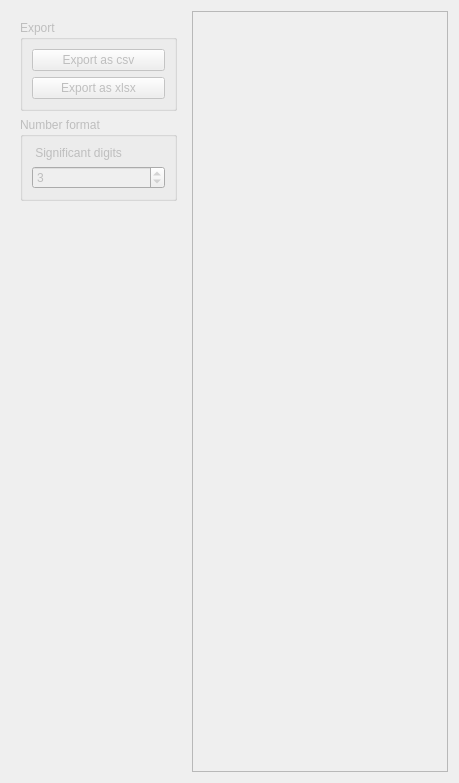
      <widget class="QWidget" name="tabdata">
       <property name="enabled">
        <bool>false</bool>
       </property>
       <attribute name="title">
        <string>Data Table</string>
       </attribute>
       <layout class="QHBoxLayout" name="horizontalLayout">
        <item>
         <widget class="QFrame" name="frame_5">
          <property name="minimumSize">
           <size>
            <width>175</width>
            <height>0</height>
           </size>
          </property>
          <property name="maximumSize">
           <size>
            <width>175</width>
            <height>16777215</height>
           </size>
          </property>
          <property name="frameShape">
           <enum>QFrame::NoFrame</enum>
          </property>
          <property name="frameShadow">
           <enum>QFrame::Raised</enum>
          </property>
          <layout class="QVBoxLayout" name="verticalLayout_28">
           <item>
            <widget class="QGroupBox" name="tab5_export_box">
             <property name="enabled">
              <bool>false</bool>
             </property>
             <property name="title">
              <string>Export</string>
             </property>
             <property name="flat">
              <bool>false</bool>
             </property>
             <property name="checkable">
              <bool>false</bool>
             </property>
             <property name="checked">
              <bool>false</bool>
             </property>
             <layout class="QVBoxLayout" name="verticalLayout_30">
              <item>
               <widget class="QPushButton" name="tab5_export_csv_button">
                <property name="toolTip">
                 <string>Export all the computed data to a csv text file</string>
                </property>
                <property name="text">
                 <string>Export as csv</string>
                </property>
               </widget>
              </item>
              <item>
               <widget class="QPushButton" name="tab5_export_xlsx_button">
                <property name="toolTip">
                 <string>Export all the computed data to a csv text file</string>
                </property>
                <property name="text">
                 <string>Export as xlsx</string>
                </property>
               </widget>
              </item>
             </layout>
            </widget>
           </item>
           <item>
            <widget class="QGroupBox" name="tab5_number_format_box">
             <property name="enabled">
              <bool>false</bool>
             </property>
             <property name="title">
              <string>Number format</string>
             </property>
             <property name="flat">
              <bool>false</bool>
             </property>
             <property name="checkable">
              <bool>false</bool>
             </property>
             <property name="checked">
              <bool>false</bool>
             </property>
             <layout class="QVBoxLayout" name="verticalLayout_27">
              <item>
               <widget class="QLabel" name="label_2">
                <property name="text">
                 <string> Significant digits</string>
                </property>
               </widget>
              </item>
              <item>
               <widget class="QSpinBox" name="tab5_significativ_numbers">
                <property name="toolTip">
                 <string>Only affects the datatable display</string>
                </property>
                <property name="maximum">
                 <number>1000</number>
                </property>
                <property name="value">
                 <number>3</number>
                </property>
               </widget>
              </item>
             </layout>
            </widget>
           </item>
           <item>
            <spacer name="verticalSpacer_16">
             <property name="orientation">
              <enum>Qt::Vertical</enum>
             </property>
             <property name="sizeHint" stdset="0">
              <size>
               <width>20</width>
               <height>562</height>
              </size>
             </property>
            </spacer>
           </item>
          </layout>
         </widget>
        </item>
        <item>
         <widget class="QTableWidget" name="tab5_DataTable">
          <property name="editTriggers">
           <set>QAbstractItemView::NoEditTriggers</set>
          </property>
          <property name="dragEnabled">
           <bool>true</bool>
          </property>
          <property name="dragDropMode">
           <enum>QAbstractItemView::DragOnly</enum>
          </property>
          <property name="alternatingRowColors">
           <bool>true</bool>
          </property>
          <attribute name="verticalHeaderVisible">
           <bool>false</bool>
          </attribute>
         </widget>
        </item>
       </layout>
      </widget>
